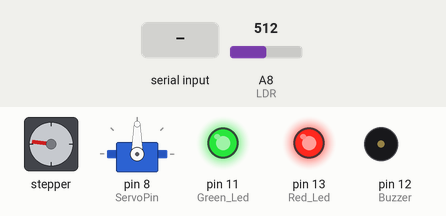
A sketch run on a simulated Arduino Mega 2560, built with avr-gcc and run on an emulated ATmega2560. On the bench: stepper motor, servo, output pins drawn as LEDs (lit = HIGH), buzzer (waves = sounding, pin HIGH). Wiring (inferred from the names in the program): stepper motor (2048 steps per turn assumed): coils pin 39, pin 41, pin 43, pin 45. Inputs (shaded band) come from the test bench; at power-on: A8 (LDR) = 512. Pins used as bus, display or sensor lines are not drawn; what the sketch prints to the serial monitor is not drawn.

Above: at 2.6 s.
2.7 s: "1" received over Serial
At 3.2 s:
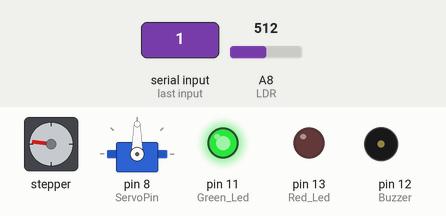
5.7 s: "2" received over Serial
At 7.5 s:
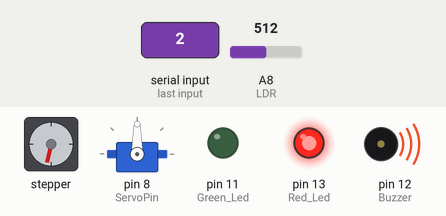
8.1 s: A8 (LDR) set to 390
At 10.3 s:
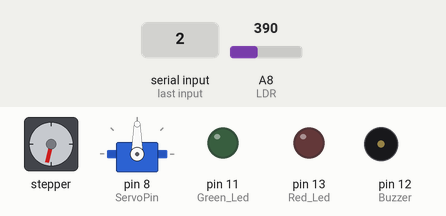
10.6 s: "1" received over Serial
At 11.7 s:
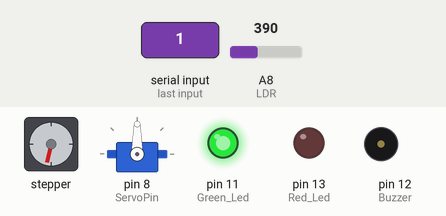
Timing chart, 0 to 14.1 s (numbered marks = the images above; inputs shaded):
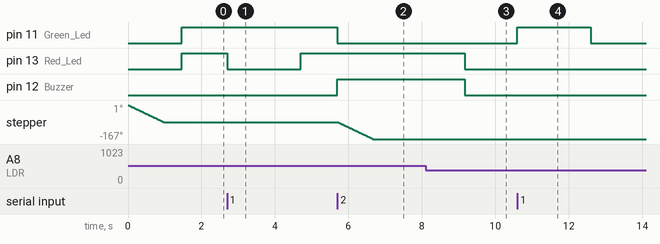

Measured:
- after the input at 2.7 s, pin 13 (Red_Led): HIGH → LOW at once, → HIGH 2.0 s later
- after the input at 5.7 s, pin 11 (Green_Led): HIGH → LOW at once; pin 12 (Buzzer): LOW → HIGH at once; stepper: turns 84° counter-clockwise in 0.95 s, starting at once
- after the input at 8.1 s, pin 11 (Green_Led): stays LOW (without the input it goes to HIGH after 1.1 s); pin 13 (Red_Led): HIGH → LOW after 1.1 s
- after the input at 10.6 s, pin 11 (Green_Led): LOW → HIGH at once, → LOW 2.0 s later

The sketch:

Army_Electronic_Soldier.ino
```cpp
#include <Servo.h>

const int STEPPER_PIN_1 = 39;
const int STEPPER_PIN_2 = 41;
const int STEPPER_PIN_3 = 43;
const int STEPPER_PIN_4 = 45;

int Red_Led = 13;
int Buzzer = 12;
int Green_Led = 11;
int LDR = A8;
int ServoPin = 8;
int inputPin = 9;
int pirState = LOW;
int val = 0;
int Turn = 0;

const int STEPS_PER_REVOLUTION = 2048;
const float DEGREES_PER_STEP = 360.0 / STEPS_PER_REVOLUTION;
const int TARGET_DEGREES = 21;  // angle

Servo myservo;

enum State {
  IDLE,
  DAY,
  NIGHT,
  CHECK_MOTION,
  DETECT_FACE
};

State currentState = IDLE;
int pos = 0;

void setup() {
  Serial.begin(9600);
  myservo.attach(ServoPin);

  pinMode(Red_Led, OUTPUT);
  pinMode(Buzzer, OUTPUT);
  pinMode(Green_Led, OUTPUT);
  pinMode(inputPin, INPUT);

  pinMode(STEPPER_PIN_1, OUTPUT);
  pinMode(STEPPER_PIN_2, OUTPUT);
  pinMode(STEPPER_PIN_3, OUTPUT);
  pinMode(STEPPER_PIN_4, OUTPUT);

  digitalWrite(Red_Led, LOW);
  digitalWrite(Buzzer, LOW);
  digitalWrite(Green_Led, LOW);

  rotateAntiClockwise();
}

void loop() {
  switch (currentState) {
    case IDLE:
      idle();
      break;
    case DAY:
      day();
      break;
    case CHECK_MOTION:
      check_motion();
      break;
    case NIGHT:
      night();
      break;
    case DETECT_FACE:
      detect_face();
      break;
  }
}
void idle() {
  LightSensor();
}
void LightSensor() {
  int LDR_Value = analogRead(LDR);
  Serial.print(LDR_Value);
  if (LDR_Value > 400) {
    digitalWrite(Red_Led, HIGH);
    digitalWrite(Buzzer, LOW);
    digitalWrite(Green_Led, HIGH);
    currentState = NIGHT;
  } else if (LDR_Value < 400) {
    digitalWrite(Red_Led, LOW);
    digitalWrite(Buzzer, LOW);
    digitalWrite(Green_Led, LOW);
    currentState = DAY;
  }
}
void day() {
  if (currentState == DAY) {
    currentState = CHECK_MOTION;
  } else {
    //Do Nothing
  }
}
void night() {
  if (currentState == NIGHT) {
    currentState = CHECK_MOTION;
  } else {
    //Do nothing
  }
}
void check_motion() {
  if (currentState == CHECK_MOTION) {
    currentState = DETECT_FACE;
  } else {
    //Do Nothing
  }
}
void detect_face() {
  if (Serial.available() > 0) {
    // Read the incoming command
    char command = Serial.read();
    // Turn on/off the LEDs based on the command
    if (command == '1') {
      //Owner
      digitalWrite(Red_Led, LOW);
      digitalWrite(Buzzer, LOW);
      digitalWrite(Green_Led, HIGH);
      delay(2000);
      currentState = IDLE;
    } else if (command == '2') {
      //Intruder
      if (Turn == 0) {
        digitalWrite(Red_Led, HIGH);
        digitalWrite(Buzzer, HIGH);
        digitalWrite(Green_Led, LOW);
        rotateAntiClockwise();
        Turn = 1;
        currentState = IDLE;
      }
      delay(2000);
    }
  }
}
void ServoOpen() {
  pos = 90;
  myservo.write(pos);
}
void ServoClose() {
  pos = 0;
  myservo.write(pos);
}
void Motionsensor() {
  val = digitalRead(inputPin);
  if (val == HIGH) {
    digitalWrite(Red_Led, LOW);
    digitalWrite(Buzzer, LOW);
    digitalWrite(Green_Led, HIGH);
    currentState = DETECT_FACE;
    if (pirState == LOW) {
      Serial.println("Motion detected!");
      pirState = HIGH;
    }
    delay(500);
  } else {
    digitalWrite(Red_Led, LOW);
    digitalWrite(Buzzer, LOW);
    digitalWrite(Green_Led, LOW);
    if (pirState == HIGH) {
      Serial.println("Motion ended!");
      pirState = LOW;
    }
    delay(500);
  }
}
void rotateAntiClockwise() {
  int targetSteps = TARGET_DEGREES / DEGREES_PER_STEP;
  const int stepSequence[8][4] = {
    { HIGH, LOW, LOW, HIGH },
    { LOW, LOW, LOW, HIGH },
    { LOW, LOW, HIGH, HIGH },
    { LOW, LOW, HIGH, LOW },
    { LOW, HIGH, HIGH, LOW },
    { LOW, HIGH, LOW, LOW },
    { HIGH, HIGH, LOW, LOW },
    { HIGH, LOW, LOW, LOW }

  };
  for (int i = 0; i < targetSteps; i++) {
    for (int j = 0; j < 8; j++) {
      digitalWrite(STEPPER_PIN_4, stepSequence[j][3]);
      digitalWrite(STEPPER_PIN_3, stepSequence[j][2]);
      digitalWrite(STEPPER_PIN_2, stepSequence[j][1]);
      digitalWrite(STEPPER_PIN_1, stepSequence[j][0]);
      delayMicroseconds(1000);
    }
  }
  delay(500);

  digitalWrite(STEPPER_PIN_4, LOW);
  digitalWrite(STEPPER_PIN_3, LOW);
  digitalWrite(STEPPER_PIN_2, LOW);
  digitalWrite(STEPPER_PIN_1, LOW);
}
void rotateClockwise() {
  int targetSteps = TARGET_DEGREES / DEGREES_PER_STEP;
  const int stepSequence[8][4] = {
    { HIGH, LOW, LOW, HIGH },
    { LOW, LOW, LOW, HIGH },
    { LOW, LOW, HIGH, HIGH },
    { LOW, LOW, HIGH, LOW },
    { LOW, HIGH, HIGH, LOW },
    { LOW, HIGH, LOW, LOW },
    { HIGH, HIGH, LOW, LOW },
    { HIGH, LOW, LOW, LOW }

  };
  for (int i = 0; i < targetSteps; i++) {
    for (int j = 0; j < 8; j++) {
      digitalWrite(STEPPER_PIN_1, stepSequence[j][3]);
      digitalWrite(STEPPER_PIN_2, stepSequence[j][2]);
      digitalWrite(STEPPER_PIN_3, stepSequence[j][1]);
      digitalWrite(STEPPER_PIN_4, stepSequence[j][0]);
      delayMicroseconds(1000);
    }
  }
  delay(500);

  digitalWrite(STEPPER_PIN_1, LOW);
  digitalWrite(STEPPER_PIN_2, LOW);
  digitalWrite(STEPPER_PIN_3, LOW);
  digitalWrite(STEPPER_PIN_4, LOW);
}
```
